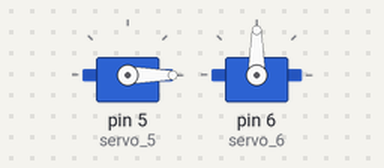
The sketch below on a simulated Arduino Uno, built with avr-gcc and run on an emulated ATmega328P. Shown: 2 × servo.

Above: at 0.05 s.
At 1.5 s:
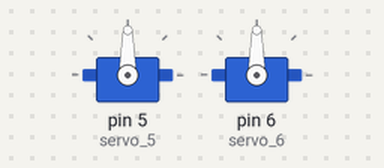
At 3.0 s:
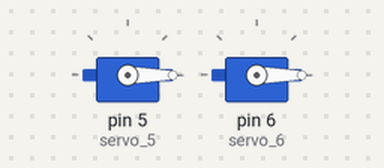
Timing chart, 0 to 5.2 s (numbered marks = the images above):
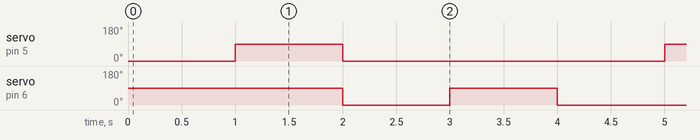

Measured:
- by itself, servo on pin 5 (servo_5): alternates 90° for 1.0 s and 0° for 3.0 s
- by itself, servo on pin 6 (servo_6): repeats every 4.0 s: 90° 1.0 s, 0° 3.0 s

The sketch:

servo90degre.ino
```cpp
#include <Servo.h>

Servo servo_5;

Servo servo_6;

void setup()
{
  servo_5.attach(5);

  servo_6.attach(6);

}

void loop()
{
  servo_5.write(0);
  delay(1000); // Wait for 1000 millisecond(s)
  servo_5.write(90);
  delay(1000); // Wait for 1000 millisecond(s)
  servo_5.write(0);
  servo_6.write(0);
  delay(1000); // Wait for 1000 millisecond(s)
  servo_6.write(90);
  delay(1000); // Wait for 1000 millisecond(s)
  servo_6.write(0);
}
```
